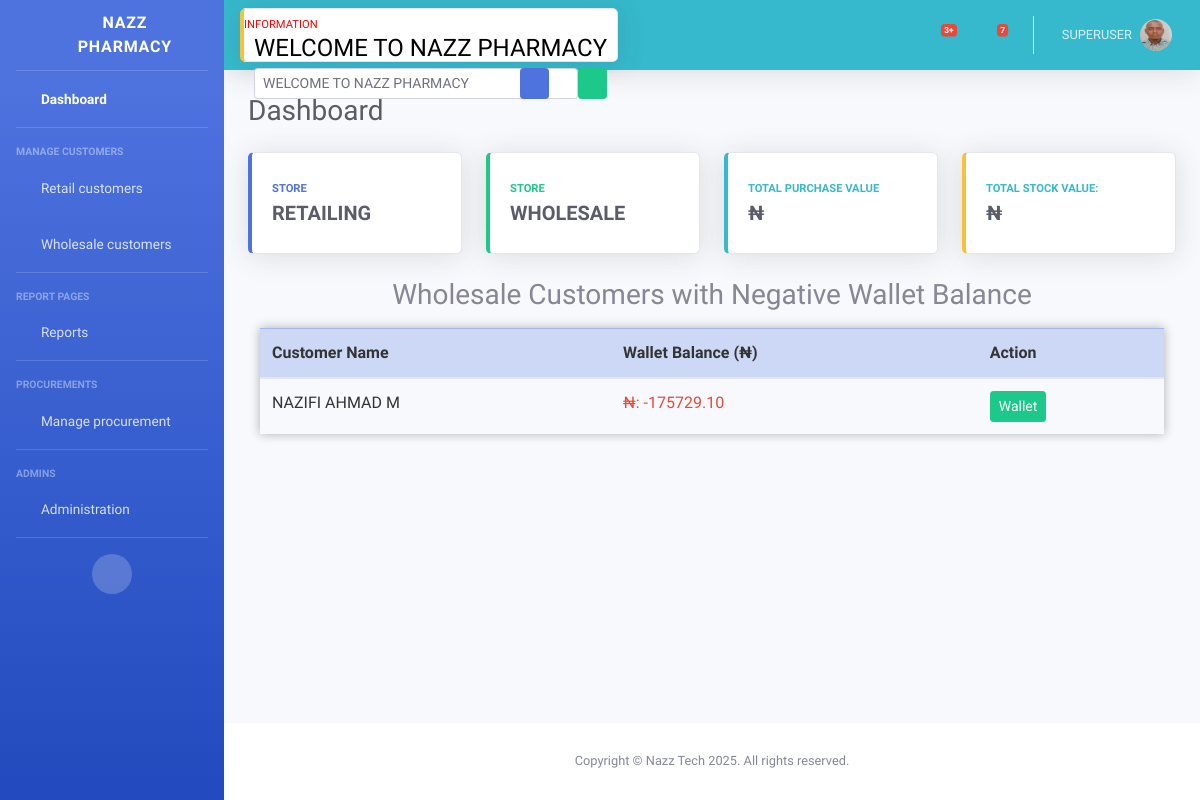
The page /wholesale_customers_on_negative/ (signed in) on the database as committed earlier.
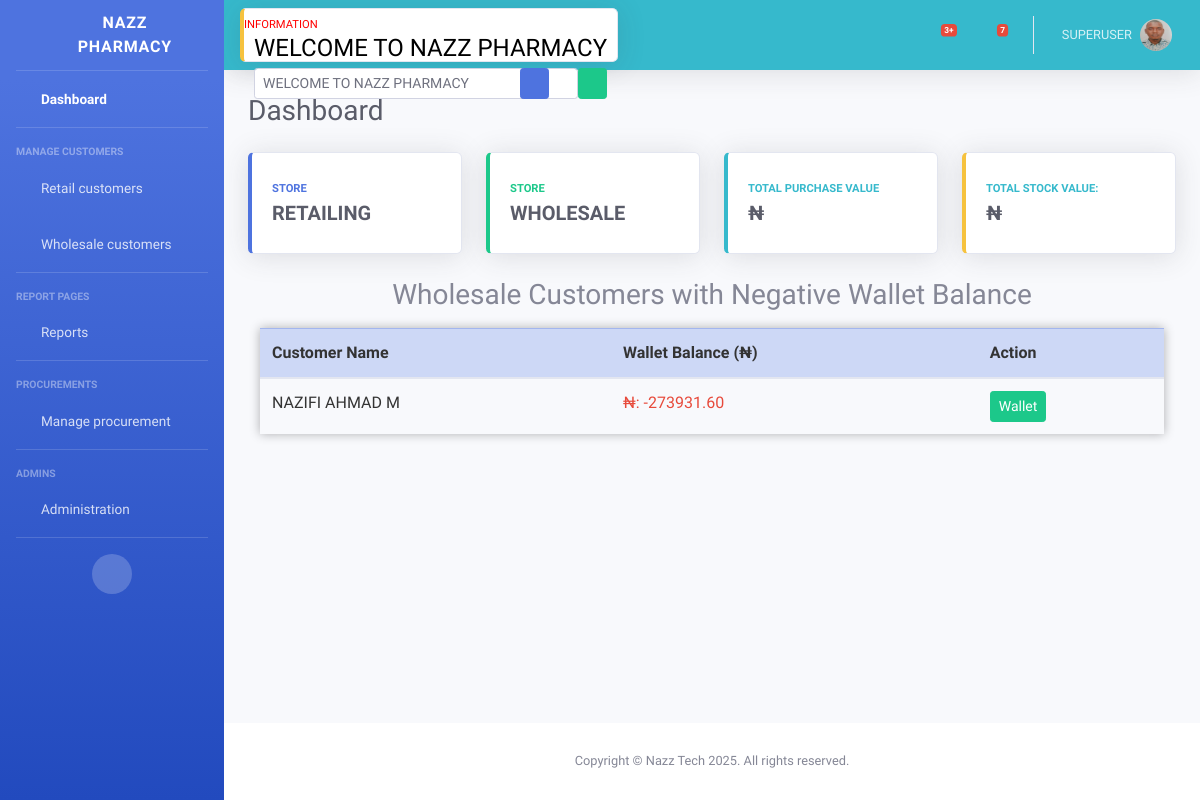
The same page on the database as committed later.
### customer/models.py (models this page shows, shortened)
class WholesaleCustomer(models.Model):
    user = models.OneToOneField(User, on_delete=models.CASCADE, null=True, blank=True)
    name = models.CharField(max_length=100)
    phone = models.CharField(max_length=15)
    address = models.TextField()

class WholesaleCustomerWallet(models.Model):
    customer = models.OneToOneField(WholesaleCustomer, on_delete=models.CASCADE, related_name='wholesale_customer_wallet', unique=True)
    balance = models.DecimalField(max_digits=10, decimal_places=2, default=0.00)

### wholesale/views.py (the view)
# urls.py: path('wholesale_customers_on_negative/', views.wholesale_customers_on_negative, name='wholesale_customers_on_negative'),
@login_required
def wholesale_customers_on_negative(request):
    if request.user.is_authenticated:
        wholesale_customers_on_negative = WholesaleCustomer.objects.filter(wholesale_customer_wallet__balance__lt=0)
        return render(request, 'partials/wholesale_customers_on_negative.html', {'customers': wholesale_customers_on_negative})
    else:
        return redirect('store:index')

### store/context_processors.py (called while the page is built)
def marquee_context(request):
    return {
        'marquee_text': cache.get('marquee_text', 'WELCOME TO NAZZ PHARMACY')
    }

### templates/partials/wholesale_customers_on_negative.html (shortened to what this page needs)
{% extends "partials/base.html" %}
{% block content %}
<div class="col-12">
    <h3 style="text-align: center;">Wholesale Customers with Negative Wallet Balance</h3>
    <table class="table table-hover mt-3" style="box-shadow: 0 0 10px rgba(0, 0, 0, 0.3);">
        <thead class="table-primary">
            <tr>
                <th>Customer Name</th>
                <th>Wallet Balance (₦)</th>
                <th>Action</th>
            </tr>
        </thead>
        <tbody>
            {% for customer in customers %}
            <tr>
                <td>{{ customer.name }}</td>
                <td class="text-danger">₦: {{ customer.wholesale_customer_wallet.balance }}</td>
                <td>
                    <a href="{% url 'wholesale:wholesale_customer_wallet_details' customer.id %}"
                        hx-get="{% url 'wholesale:wholesale_customer_wallet_details' customer.id %}"
                        hx-target="#wallet-info" hx-trigger="click" class="btn btn-success btn-sm">Wallet</a>
                </td>
            </tr>
            {% empty %}
            <tr>
                <td colspan="3" class="text-center">No customers with negative wallet balance.</td>
            </tr>
            {% endfor %}
        </tbody>
    </table>
</div>
{% endblock %}

Rows that differ between the two databases and show on the page:
changed through a linked row, WholesaleCustomer "NAZIFI AHMAD M": wholesale_customer_wallet.balance "-175729.10" → "-273931.60"
